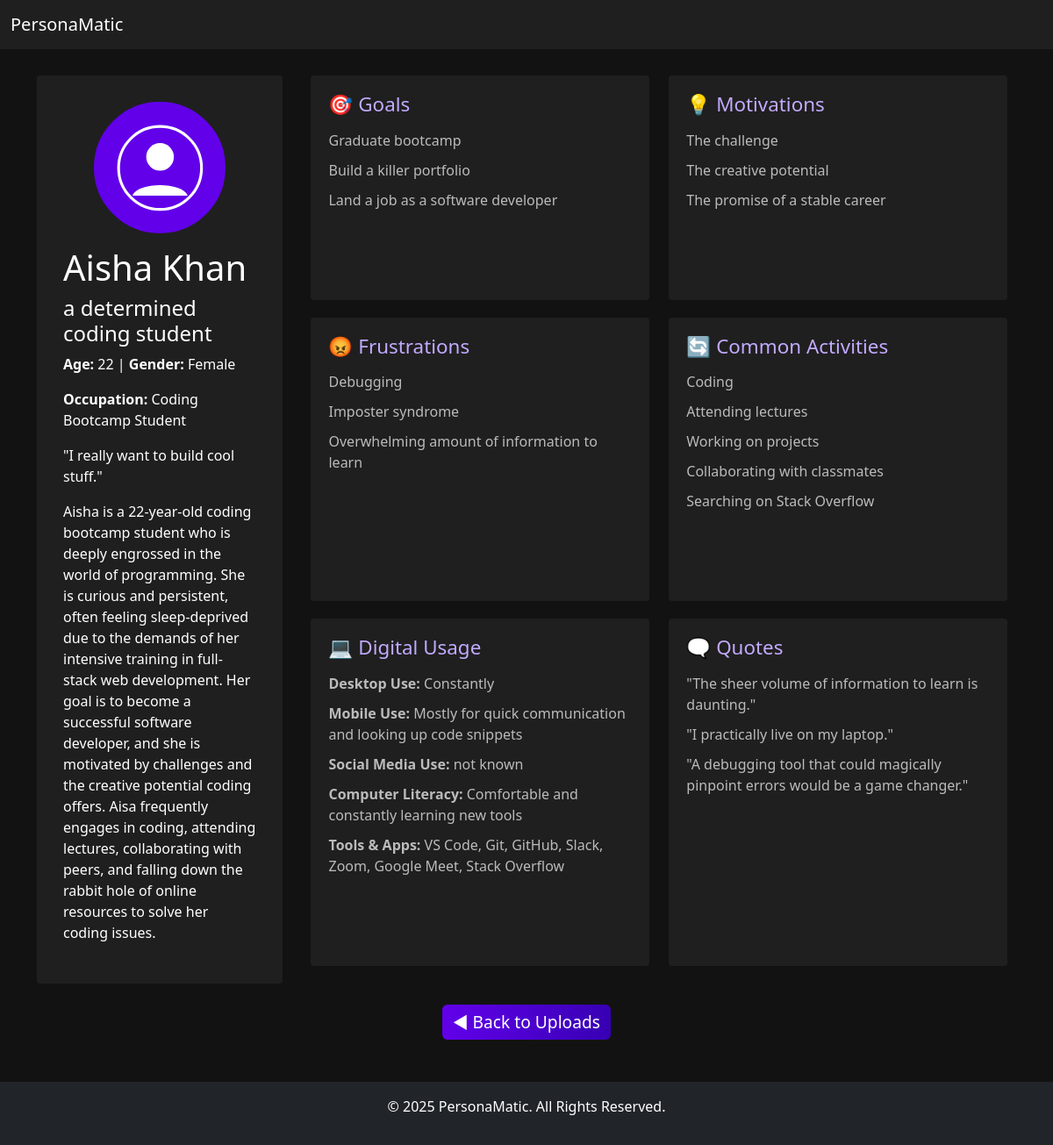
Screenshot of /api/persona/13 with the database file from the repository.
### app/models/personas.py (models this page shows)
class PersonasBaseData(db.Model):
    __tablename__ = 'personas_base_data'
    id = db.Column(db.Integer, primary_key=True, autoincrement=True)
    user_id = db.Column(db.Integer, db.ForeignKey('users.id'), nullable=False)
    photo = db.Column(db.String(255), nullable=False)
    name = db.Column(db.String(100), nullable=False)
    additional_title = db.Column(db.String(200), nullable=False)
    description = db.Column(db.Text)
    age = db.Column(db.Integer)
    gender = db.Column(db.String(50))
    occupation = db.Column(db.String(100))
    quote_summarized = db.Column(db.Text, nullable=False)
    created_at = db.Column(db.DateTime, default=datetime.utcnow, nullable=False)
    updated_at = db.Column(db.DateTime, default=datetime.utcnow, onupdate=datetime.utcnow)
    goals = db.relationship('PersonaGoals', backref='persona', cascade="all, delete-orphan")
    motivations = db.relationship('PersonaMotivations', backref='persona', cascade="all, delete-orphan")
    frustrations = db.relationship('PersonaFrustrations', backref='persona', cascade="all, delete-orphan")
    activities = db.relationship('PersonaActivities', backref='persona', cascade="all, delete-orphan")
    digital_use = db.relationship('PersonaDigitalUse', backref='persona', cascade="all, delete-orphan")
    persona_quotes = db.relationship('PersonaQuotes', backref='persona', cascade="all, delete-orphan")

class PersonaGoals(db.Model):
    __tablename__ = 'persona_goals'
    id = db.Column(db.Integer, primary_key=True, autoincrement=True)
    persona_id = db.Column(db.Integer, db.ForeignKey('personas_base_data.id'), nullable=False)
    goal_01 = db.Column(db.Text, nullable=False)
    goal_02 = db.Column(db.Text)
    goal_03 = db.Column(db.Text)
    created_at = db.Column(db.DateTime, default=datetime.utcnow, nullable=False)
    updated_at = db.Column(db.DateTime, default=datetime.utcnow, onupdate=datetime.utcnow)

class PersonaMotivations(db.Model):
    __tablename__ = 'persona_motivations'
    id = db.Column(db.Integer, primary_key=True, autoincrement=True)
    persona_id = db.Column(db.Integer, db.ForeignKey('personas_base_data.id'), nullable=False)
    motivation_01 = db.Column(db.Text, nullable=False)
    motivation_02 = db.Column(db.Text)
    motivation_03 = db.Column(db.Text)
    created_at = db.Column(db.DateTime, default=datetime.utcnow, nullable=False)
    updated_at = db.Column(db.DateTime, default=datetime.utcnow, onupdate=datetime.utcnow)

class PersonaFrustrations(db.Model):
    __tablename__ = 'persona_frustrations'
    id = db.Column(db.Integer, primary_key=True, autoincrement=True)
    persona_id = db.Column(db.Integer, db.ForeignKey('personas_base_data.id'), nullable=False)
    frustration_01 = db.Column(db.Text, nullable=False)
    frustration_02 = db.Column(db.Text)
    frustration_03 = db.Column(db.Text)
    created_at = db.Column(db.DateTime, default=datetime.utcnow, nullable=False)
    updated_at = db.Column(db.DateTime, default=datetime.utcnow, onupdate=datetime.utcnow)

class PersonaActivities(db.Model):
    __tablename__ = 'persona_activities'
    id = db.Column(db.Integer, primary_key=True, autoincrement=True)
    persona_id = db.Column(db.Integer, db.ForeignKey('personas_base_data.id'), nullable=False)
    activity_01 = db.Column(db.Text, nullable=True)
    activity_02 = db.Column(db.Text, nullable=True)
    activity_03 = db.Column(db.Text, nullable=True)
    activity_04 = db.Column(db.Text, nullable=True)
    activity_05 = db.Column(db.Text, nullable=True)
    created_at = db.Column(db.DateTime, default=datetime.utcnow, nullable=False)
    updated_at = db.Column(db.DateTime, default=datetime.utcnow, onupdate=datetime.utcnow)

class PersonaDigitalUse(db.Model):
    __tablename__ = 'persona_digital_use'
    id = db.Column(db.Integer, primary_key=True, autoincrement=True)
    persona_id = db.Column(db.Integer, db.ForeignKey('personas_base_data.id'), nullable=False)
    desktop_use = db.Column(db.Text, nullable=False, default="Not known")
    mobile_use = db.Column(db.Text, nullable=False, default="Not known")
    social_media_use = db.Column(db.Text, nullable=False, default="Not known")
    computer_literacy = db.Column(db.Text, nullable=False, default="Not known")
    frequently_used_tools_and_apps = db.Column(db.Text, nullable=False, default="Not known")
    created_at = db.Column(db.DateTime, default=datetime.utcnow, nullable=False)
    updated_at = db.Column(db.DateTime, default=datetime.utcnow, onupdate=datetime.utcnow)

class PersonaQuotes(db.Model):
    __tablename__ = 'persona_quotes'
    id = db.Column(db.Integer, primary_key=True, autoincrement=True)
    persona_id = db.Column(db.Integer, db.ForeignKey('personas_base_data.id'), nullable=False)
    quote_01 = db.Column(db.Text, nullable=True)
    quote_02 = db.Column(db.Text, nullable=True)
    quote_03 = db.Column(db.Text, nullable=True)
    created_at = db.Column(db.DateTime, default=datetime.utcnow, nullable=False)
    updated_at = db.Column(db.DateTime, default=datetime.utcnow, onupdate=datetime.utcnow)

### app/routes/personas.py (the view)
@personas_bp.route('/persona/<int:persona_id>', methods=['GET'])
def view_persona(persona_id):
    persona = PersonasBaseData.query.get_or_404(persona_id)
    persona_data = {
        "id": persona.id,
        "photo": persona.photo,
        "name": persona.name,
        "additional_title": persona.additional_title,
        "description": persona.description,
        "age": persona.age,
        "gender": persona.gender,
        "occupation": persona.occupation,
        "quote_summarized": persona.quote_summarized,
        "created_at": persona.created_at.strftime("%Y-%m-%d %H:%M:%S"),
        "updated_at": persona.updated_at.strftime("%Y-%m-%d %H:%M:%S"),
        "goals": [persona.goals[0].goal_01, persona.goals[0].goal_02, persona.goals[0].goal_03] if persona.goals else [],
        "motivations": [persona.motivations[0].motivation_01, persona.motivations[0].motivation_02, persona.motivations[0].motivation_03] if persona.motivations else [],
        "frustrations": [persona.frustrations[0].frustration_01, persona.frustrations[0].frustration_02, persona.frustrations[0].frustration_03] if persona.frustrations else [],
        "activities": [persona.activities[0].activity_01, persona.activities[0].activity_02, persona.activities[0].activity_03, persona.activities[0].activity_04, persona.activities[0].activity_05] if persona.activities else [],
        "digital_use": {
            "desktop_use": persona.digital_use[0].desktop_use if persona.digital_use else "Not known",
            "mobile_use": persona.digital_use[0].mobile_use if persona.digital_use else "Not known",
            "social_media_use": persona.digital_use[0].social_media_use if persona.digital_use else "Not known",
            "computer_literacy": persona.digital_use[0].computer_literacy if persona.digital_use else "Not known",
            "frequently_used_tools_and_apps": persona.digital_use[0].frequently_used_tools_and_apps if persona.digital_use else "Not known"
        },
        "persona_quotes": [persona.persona_quotes[0].quote_01, persona.persona_quotes[0].quote_02, persona.persona_quotes[0].quote_03] if persona.persona_quotes else []
    }
    return render_template("persona.html", persona=persona_data)

### app/templates/persona.html (shortened to what this page needs)
<!DOCTYPE html>
<html lang="en">
<head>
    <link href="https://cdn.jsdelivr.net/npm/bootstrap@5.3.2/dist/css/bootstrap.min.css" rel="stylesheet">
    <link href="{{ url_for('static', filename='css/custom.css') }}" rel="stylesheet">
</head>
<body>
    <nav class="navbar navbar-expand-lg bg-body-tertiary">
        <div class="container-fluid">
            <a class="navbar-brand" href="/">PersonaMatic</a>
        </div>
    </nav>
    <div class="container persona-container">
        <div class="persona-card">
            <div class="avatar-placeholder">
                <svg viewBox="0 0 64 64" xmlns="http://www.w3.org/2000/svg">
                    <circle cx="32" cy="32" r="30" stroke="white" stroke-width="2" fill="none"/>
                    <circle cx="32" cy="24" r="10" fill="white"/>
                    <path d="M12,52 C16,42 48,42 52,52" fill="white"/>
                </svg>
            </div>
            <h1>{{ persona.name }}</h1>
            <h4>{{ persona.additional_title }}</h4>
            <p><strong>Age:</strong> {{ persona.age }} | <strong>Gender:</strong> {{ persona.gender }}</p>
            <p><strong>Occupation:</strong> {{ persona.occupation }}</p>
            <blockquote>"{{ persona.quote_summarized }}"</blockquote>
            <p>{{ persona.description }}</p>
        </div>
        <div class="persona-section">
            <div class="persona-box">
                <h3>🎯 Goals</h3>
                <ul>
                    {% for goal in persona.goals %}
                        <li>{{ goal }}</li>
                    {% endfor %}
                </ul>
            </div>
            <div class="persona-box">
                <h3>💡 Motivations</h3>
                <ul>
                    {% for motivation in persona.motivations %}
                        <li>{{ motivation }}</li>
                    {% endfor %}
                </ul>
            </div>
            <div class="persona-box">
                <h3>😡 Frustrations</h3>
                <ul>
                    {% for frustration in persona.frustrations %}
                        <li>{{ frustration }}</li>
                    {% endfor %}
                </ul>
            </div>
            <div class="persona-box">
                <h3>🔄 Common Activities</h3>
                <ul>
                    {% for activity in persona.activities %}
                        <li>{{ activity }}</li>
                    {% endfor %}
                </ul>
            </div>
            <div class="persona-box">
                <h3>💻 Digital Usage</h3>
                <ul>
                    <li><strong>Desktop Use:</strong> {{ persona.digital_use.desktop_use }}</li>
                    <li><strong>Mobile Use:</strong> {{ persona.digital_use.mobile_use }}</li>
                    <li><strong>Social Media Use:</strong> {{ persona.digital_use.social_media_use }}</li>
                    <li><strong>Computer Literacy:</strong> {{ persona.digital_use.computer_literacy }}</li>
                    <li><strong>Tools & Apps:</strong> {{ persona.digital_use.frequently_used_tools_and_apps }}</li>
                </ul>
            </div>
            <div class="persona-box">
                <h3>🗨 Quotes</h3>
                <ul>
                    {% for quote in persona.persona_quotes %}
                        <li>"{{ quote }}"</li>
                    {% endfor %}
                </ul>
            </div>
        </div>
    </div>
    <div class="container mt-4 text-center">
        <a href="/api/uploads-list" class="btn btn-primary cta-button">
            ◀ Back to Uploads
        </a>
    </div>
    <footer class="bg-dark text-white text-center py-3 mt-5">
        <p>&copy; 2025 PersonaMatic. All Rights Reserved.</p>
    </footer>
</body>
</html>

### app/static/css/custom.css (style rules this page uses)
body { background-color: #121212; color: #ffffff; }
.navbar { background-color: #1f1f1f !important; }
.navbar-brand, .nav-link { color: #ffffff !important; }
.btn-primary { background: linear-gradient(90deg, #6200ea, #3700b3); border: none; font-size: 1.2rem; transition: all 0.2s ease-in-out; }
.persona-container { display: flex; justify-content: space-between; margin-top: 30px; }
.persona-card { background: #1f1f1f; padding: 30px; border-radius: 4px; width: 25%; min-width: 280px; }
.avatar-placeholder { width: 150px; height: 150px; border-radius: 50%; background: #6200ea; display: flex; justify-content: center; align-items: center; margin: 0 auto 15px; border: 3px solid #6200ea; }
.avatar-placeholder svg { width: 70%; height: 70%; fill: #ffffff; }
.persona-section { display: flex; flex-wrap: wrap; justify-content: space-between; width: 72%; }
.persona-box { background: #1f1f1f; padding: 20px; border-radius: 4px; flex: 1; min-width: 280px; max-width: 48%; margin-bottom: 20px; margin-right: 10px; }
.persona-box h3 { color: #c2aaff; font-size: 1.4rem; margin-bottom: 10px; }
.persona-box ul { list-style: none; padding: 0; }
.persona-box li { padding: 5px 0; color: #bbbbbb; }

### rows the page displays
PersonasBaseData: name "Aisha Khan", additional_title "a determined coding student", gender "Female", occupation "Coding Bootcamp Student", quote_summarized "I really want to build cool stuff.", description "Aisha is a 22-year-old coding bootcamp student who is deeply engrossed in the world of programming. She is curious and persistent, often feeling sleep-deprived due to the demands of her intensive training in full-stack web development. Her goal is to become a successful software developer, and she is motivated by challenges and the creative potential coding offers. Aisa frequently engages in coding, attending lectures, collaborating with peers, and falling down the rabbit hole of online resources to solve her coding issues."
PersonaGoals: goal_01 "Graduate bootcamp", goal_02 "Build a killer portfolio", goal_03 "Land a job as a software developer"
PersonaMotivations: motivation_01 "The challenge", motivation_02 "The creative potential", motivation_03 "The promise of a stable career"
PersonaFrustrations: frustration_01 "Debugging", frustration_02 "Imposter syndrome", frustration_03 "Overwhelming amount of information to learn"
PersonaActivities: activity_01 "Coding", activity_02 "Attending lectures", activity_03 "Working on projects", activity_04 "Collaborating with classmates", activity_05 "Searching on Stack Overflow"
PersonaDigitalUse: digital_use.desktop_use "Constantly", digital_use.mobile_use "Mostly for quick communication and looking up code snippets", digital_use.social_media_use "not known", digital_use.computer_literacy "Comfortable and constantly learning new tools", digital_use.frequently_used_tools_and_apps "VS Code, Git, GitHub, Slack, Zoom, Google Meet, Stack Overflow"
PersonaQuotes: quote_01 "The sheer volume of information to learn is daunting.", quote_02 "I practically live on my laptop.", quote_03 "A debugging tool that could magically pinpoint errors would be a game changer."

### other values shown
{{ persona.age }} "22"
